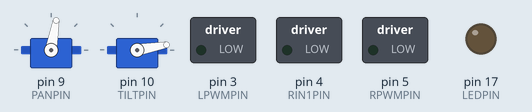
A sketch run on a simulated Arduino Leonardo, built with avr-gcc and run on an emulated ATmega32U4. On the bench: 2 × servo, switched loads named in the sketch (green lamp = pin HIGH), output pins drawn as LEDs (lit = HIGH). Dashed ring = blinking.

Above: at 0.05 s.
At 2.92 s:
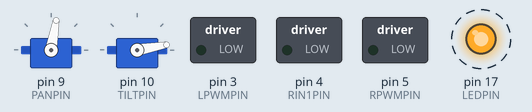
Timing chart, 0 to 3.2 s (numbered marks = the images above):
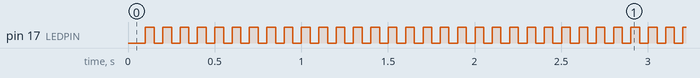

The sketch:

JeVois_Follow_2.ino
```cpp
// (licence header left out)
 // You need to install the Arduino PID Library by Brett Beauregard
 #include "src/PID/PID_v1.h"
 #include <Servo.h>

 // Pins setup: Use RXLED(17) on Arduino pro micro 32u4 which does not have LED(13)
 #define LPWMPIN 3
 #define LIN1PIN 2
// #define LIN2PIN 21
 #define RPWMPIN 5
 #define RIN1PIN 4
 //#define RIN2PIN 4
 #define LEDPIN 17
 #define PANPIN 9
 #define TILTPIN 10

 // Serial port to use for JeVois:
 // On chips with USB (e.g., 32u4), that usually is Serial1. On chips without USB, use Serial.
 #define SERIAL Serial1

 // Serial port for debugging (optional):
 #define DBGSERIAL Serial

 // Buffer for received serial port bytes:
 #define INLEN 128
 char instr[INLEN + 1];

 // Gain values to compensate for unbalanced motors: Do not exceed 655. Give a lower value to the motor that is faster.
 // E.g., if your car vires to the left when both motors are 100% forward, your right motor is a bit faster, so decrease
 // rightgain to compensate.
 long leftgain = 655;
 long rightgain = 455;

 // Desired target width in standardized JeVois coordinates (a value of 2000 would occupy the whole field of view):
 int TARGW = 300;

 // Create a PID for target width, and one for steering angle:
 double wset, win, wout, aset, ain, aout;
 PID wpid(&win, &wout, &wset, 1.0, 0.01, 0.01, DIRECT);
 PID apid(&ain, &aout, &aset, 0.5, 0.05, 0.02, DIRECT);

 // current speed and steering:
 double speed = 0;
 double steer = 0;

 int ledstate = 0;

 // Pan and tilt servos zero values and +/- angular range, in degrees:
 #define PANZERO 80
 #define PANRANGE 0 //60
 #define TILTZERO 10
 #define TILTRANGE 0 //-45

 // ###################################################################################################
 // Simple PD servo controller
 class ServoPD
 {
 public:
   ServoPD(long Kp, long Kd, long zero, long range, long scalebits = 8) :
   itsKp(Kp), itsKd(Kd), itsPos(zero << scalebits),
   itsPrevTarget(zero << scalebits), itsZero(zero << scalebits),
   itsRange(range << scalebits), itsScaleBits(scalebits)
   { }

   void attach(int pin, int pos)
   {
     itsServo.attach(pin);
     itsPos = (pos << itsScaleBits);
     itsServo.write(pos);
   }

   long get() const
   {
     return (itsPos >> itsScaleBits);
   }

   void update(long targetpos)
   {
     targetpos <<= itsScaleBits;
     long diff = itsKp * targetpos + itsKd * (targetpos - itsPrevTarget);
     itsPos += (diff >> 16);
     itsPos = constrain(itsPos, itsZero - itsRange, itsZero + itsRange);
     itsServo.write(itsPos >> itsScaleBits);
     itsPrevTarget = targetpos;
   }

   void reset(long targetpos)
   {
     targetpos <<= itsScaleBits;
     itsPos = constrain(itsPos, itsZero - itsRange, itsZero + itsRange);
     itsPrevTarget = targetpos;
   }

   long rawget()
   {
     return itsPos >> itsScaleBits;
   }

   void rawset(long rawval)
   {
     itsPos = rawval << itsScaleBits;
     itsServo.write(rawval);
   }

   private:
   Servo itsServo;
   long itsKp, itsKd, itsPos, itsPrevTarget, itsZero, itsRange, itsScaleBits;
 };

 // Create one servo PD controler for camera pan and another for camera tilt:
 ServoPD panservo(400, 200, PANZERO, PANRANGE);
 ServoPD tiltservo(300, 100, TILTZERO, TILTRANGE);

 // ###################################################################################################
 void setup()
 {
   SERIAL.setTimeout(50);
   SERIAL.begin(115200);
   SERIAL.setTimeout(50);
   pinMode(LPWMPIN, OUTPUT);
   pinMode(LIN1PIN, OUTPUT);
   //pinMode(LIN2PIN, OUTPUT);
   pinMode(RPWMPIN, OUTPUT);
   pinMode(RIN1PIN, OUTPUT);
  // pinMode(RIN2PIN, OUTPUT);
   pinMode(LEDPIN, OUTPUT);
   pinMode(PANPIN, OUTPUT);
   pinMode(TILTPIN, OUTPUT);
   motor(0, 0);

   panservo.attach(PANPIN, PANZERO);
   tiltservo.attach(TILTPIN, TILTZERO);

   win = TARGW; wset = TARGW; wout = 0;
   wpid.SetMode(AUTOMATIC);
   wpid.SetSampleTime(10);
   wpid.SetOutputLimits(-120, 120);

   ain = 0; aset = 0; aout = 0;
   apid.SetMode(AUTOMATIC);
   apid.SetSampleTime(10);
   apid.SetOutputLimits(-50, 50);
 }

 // ###################################################################################################
 void loop()
 {
   byte len = SERIAL.readBytesUntil('\n', instr, INLEN);
   instr[len] = 0;

   char * tok = strtok(instr, " \r\n");
   int state = 0; int id, targx, targy, targw, targh;

   while (tok)
   {
     // State machine:
     // 0: start parsing
     // 1: N2 command, parse id
     // 2: N2 command, parse targx
     // 3: N2 command, parse targy
     // 4: N2 command, parse targw
     // 5: N2 command, parse targh
     // 6: N2 command complete
     // 1000: unknown command
     switch (state)
     {
       case 0: if (strcmp(tok, "N2") == 0) state = 1; else state = 1000; break;
       case 1: id = atoi(&tok[1]); state = 2; break; // ignore prefix
       case 2: targx = atoi(tok); state = 3; break;
       case 3: targy = atoi(tok); state = 4; break;
       case 4: targw = atoi(tok); state = 5; break;
       case 5: targh = atoi(tok); state = 6; break;
       default: break; // Skip any additional tokens
     }
     tok = strtok(0, " \r\n");
   }

   // If a complete new N2 command was received, act:
   if (state == 6)
   {
     // Actuate the pan/tilt head to track the target:
     panservo.update(-targx);
     tiltservo.update(targy);

     // Move the car forward/backward to track the derired target width:
     win = targw; wpid.Compute(); speed = wout;

     // Steer the car to zero out the camera's pan angle:
     ain = panservo.get() - PANZERO; apid.Compute(); steer = aout * (1.0 + fabs(speed) * 0.05);
   }
   else
   {
     // Slow down if we lost track:
     speed *= 0.95;
     steer *= 0.8;
   }

   // Actuate the motors:
   motor(speed + steer, speed - steer);

   // Blink the LED on every loop:
   digitalWrite(LEDPIN, ledstate);
   ledstate = !ledstate;
 }

 // ###################################################################################################
 // Actuate the motors: Values in [-100 .. 100]; positive = forward, negative = backward, 0 = brake
 void motor(long left, long right)
 {
   if (left > 100) left = 100; else if (left < -100) left = -100;
   if (right > 100) right = 100; else if (right < -100) right = -100;

   long motleft = (left * leftgain) >> 8;
   long motright = (right * rightgain) >> 8;

   if (motleft > 0) {
       digitalWrite(LIN1PIN, LOW);
       //digitalWrite(LIN2PIN, HIGH);
       analogWrite(LPWMPIN, motleft);
   } else if (motleft < 0) {
       digitalWrite(LIN1PIN, HIGH);
       //digitalWrite(LIN2PIN, LOW);
       analogWrite(LPWMPIN,255 -motleft);
   } else {
       digitalWrite(LIN1PIN, LOW);
       digitalWrite(LPWMPIN, LOW);
   }

   if (motright > 0) {
       digitalWrite(RIN1PIN, LOW);
       //digitalWrite(RIN2PIN, HIGH);
       analogWrite(RPWMPIN, motright);
   } else if (motright < 0) {
       digitalWrite(RIN1PIN, HIGH);
       //digitalWrite(RIN2PIN, LOW);
       analogWrite(RPWMPIN, 255-motright);
   } else {
       digitalWrite(RIN1PIN, LOW);
       digitalWrite(RPWMPIN, LOW);
   }
 }
```

Measured:
- by itself, pin 17 (LEDPIN): alternates HIGH for 0.05 s and LOW for 0.05 s
